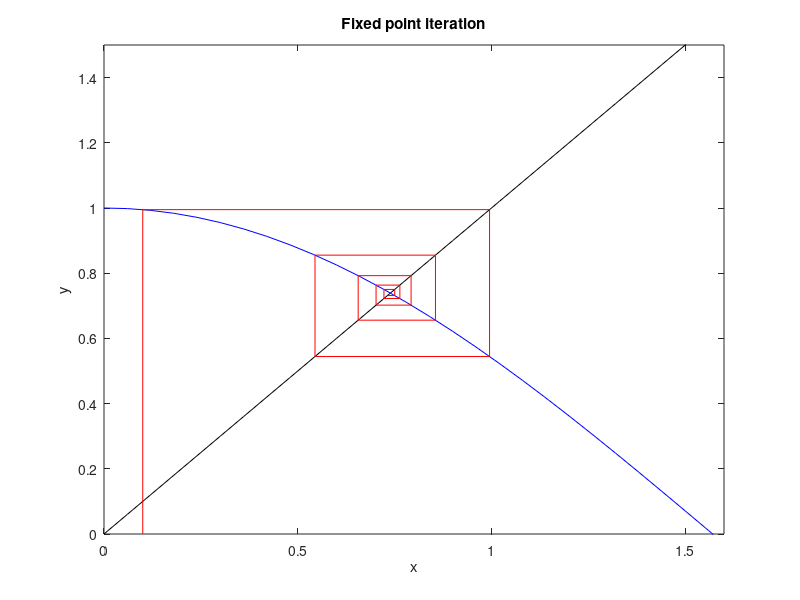

The MATLAB source for this figure:
% Schematic of fixed point iteration
% Spider-web diagram

% Anonymous function g(x)
g = @(x) cos(x) ; 

          %6*x.*exp(-x);

x = linspace(0,3,51);
y = g(x);

hold off
plot(x,x,'k',x,y,'b')
hold on

clear x y
x(1) = 0.1; y(1) = 0;
for iter = 1:10
    x(2*iter) = x(2*iter-1);
    y(2*iter) = g(x(2*iter));
    x(2*iter+1) = y(2*iter);
    y(2*iter+1) = y(2*iter);
end

plot(x,y,'r')
title('Fixed point iteration')
xlabel('x')
ylabel('y')
xlim([0,1.6])
ylim([0,1.5])






